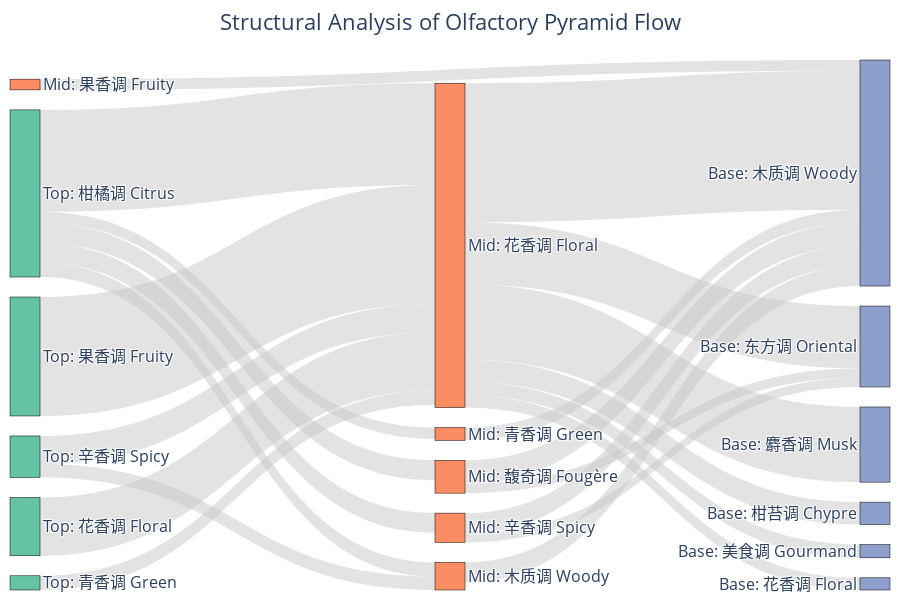

Notebook source saved alongside this figure:
### Markdown cell above
Finally, we turn our attention to the internal structure of perfumes, using Sankey Diagrams and Boxplots to explore the flow path of scents and formula complexity.

**Olfactory Flow Path:**
The Sankey diagram vividly illustrates the evolutionary logic of perfumes from **Top -> Middle -> Base notes**.
*   **Classic Path**: The most prominent flow path starts with **Citrus/Fruity** notes, transitions to a **Floral** core, and finally settles into a **Musk/Woody** base. This "Fresh-Soft-Warm" three-stage structure constitutes the mainstream skeleton of modern commercial perfumes.
*   **Structural Differences**: We observe that male perfumes tend towards the hard lines of "Citrus -> Aromatic/Spicy -> Woody", while female perfumes present more of the soft curves of "Fruity -> Floral -> Musk/Amber".
*   **Neutral Aesthetics**: Neutral perfumes showcase a unique beauty of balance, often opening with fresh **Citrus** or **Green** notes, blending **Floral** and **Woody** characteristics in the middle, and finally returning to the steadiness of **Musk** or **Woody** notes, breaking the traditional olfactory boundaries of gender.

**Formula Complexity:**
We measure "complexity" by calculating the number of ingredients contained in each perfume and use boxplots to compare the formula richness of different fragrance families.
*   **Spectrum of Complexity**: **Chypre** and **Oriental** notes typically possess the highest median number of ingredients, representing the traditional aesthetic of grand structures and rich layers.
*   **Minimalism**: In contrast, **Fresh** notes or single floral perfumes have simpler formulas, emphasizing the purity of a single element.
*   **Dispersion**: The distribution range of the boxplot also reveals that certain fragrance families (such as Woody notes) have great elasticity in formula complexity, ranging from minimalist modern works to complex classical pieces.

The figures below display the Sankey diagram of the three-note flow and the complexity distribution of different fragrance types:

### Code cell
# Sankey Diagram - Olfactory Pyramid Structure Analysis

def get_dominant_class_en(notes_str):
    if pd.isna(notes_str): return None
    notes = [n.strip() for n in notes_str.replace('、', ',').split(',')]
    classes = [note_class_map.get(n, '其他') for n in notes]
    if not classes: return 'Other'
    dom_class = Counter(classes).most_common(1)[0][0]
    trans_map = {
        '花香调': '花香调 Floral', '木质调': '木质调 Woody', '东方调': '东方调 Oriental', 
        '柑橘调': '柑橘调 Citrus', '果香调': '果香调 Fruity', '馥奇调': '馥奇调 Fougère', 
        '绿叶调': '绿叶调 Green', '水生调': '水生调 Aquatic', '甘苔调': '甘苔调 Chypre', 
        '皮革调': '皮革调 Leather', '美食调': '美食调 Gourmand', '辛香调': '辛香调 Spicy',
        '醛香调': '醛香调 Aldehyde', '素心兰调': '素心兰调 Chypre', '清新调': '清新调 Fresh', 
        '其他': '其他 Other',
        '木质香调': '木质调 Woody', '美食香调': '美食调 Gourmand', '皮革香调': '皮革调 Leather', 
        '青香调': '青香调 Green', '海洋调': '海洋调 Marine', '麝香调': '麝香调 Musk', 
        '柑苔香调': '柑苔调 Chypre', '树脂调': '树脂调 Resinous', '概念性': '概念性 Conceptual'
    }
    if dom_class not in trans_map and dom_class in class_trans:
        val = class_trans[dom_class]
        if '\n' in val:
            trans_map[dom_class] = val.replace('\n', ' ')
    return trans_map.get(dom_class, dom_class)

sankey_data = []
for _, row in df_1976.iterrows():
    top = get_dominant_class_en(row['top_notes'])
    mid = get_dominant_class_en(row['middle_notes'])
    base = get_dominant_class_en(row['base_notes'])
    if top and mid:
        sankey_data.append({'source': f"Top: {top}", 'target': f"Mid: {mid}", 'value': 1})
    if mid and base:
        sankey_data.append({'source': f"Mid: {mid}", 'target': f"Base: {base}", 'value': 1})

df_sankey = pd.DataFrame(sankey_data)
df_sankey = df_sankey.groupby(['source', 'target']).count().reset_index()
df_sankey = df_sankey[df_sankey['value'] > 30] 

all_nodes = list(pd.concat([df_sankey['source'], df_sankey['target']]).unique())
node_map = {node: i for i, node in enumerate(all_nodes)}
node_colors = ["#66c2a5" if "Top" in n else "#fc8d62" if "Mid" in n else "#8da0cb" for n in all_nodes]

fig = go.Figure(data=[go.Sankey(
    node = dict(
      pad = 20,
      thickness = 30,
      line = dict(color = "black", width = 0.5),
      label = all_nodes,
      color = node_colors
    ),
    link = dict(
      source = [node_map[s] for s in df_sankey['source']],
      target = [node_map[t] for t in df_sankey['target']],
      value = df_sankey['value'],
      color = "rgba(200, 200, 200, 0.5)" 
  ))])

fig.update_layout(
    title={'text': "Structural Analysis of Olfactory Pyramid Flow", 'x': 0.5, 'xanchor': 'center'},
    font_size=16,
    width=900,
    height=600,
    template='plotly_white',
    margin=dict(t=60, l=10, r=10, b=10)
)
fig.write_image("img/Olfactory_Pyramid_Sankey.png", scale=3)
fig.show()

### Figure 1 — Plotly figure (JSON) as saved in the notebook; plotly's stock layout.template omitted (floating-point values rounded to 4 significant figures)
{"data": [{"link": {"color": "rgba(200, 200, 200, 0.5)", "source": [0, 1, 2, 2, 2, 2, 2, 2, 3, 3, 4, 5, 5, 6, 7, 7, 7, 7, 7, 8, 9, 9, 10], "target": [11, 11, 12, 11, 13, 14, 15, 16, 12, 11, 11, 12, 11, 2, 0, 2, 3, 4, 5, 2, 0, 2, 2], "value": [69, 37, 215, 479, 77, 46, 42, 259, 31, 70, 44, 33, 80, 410, 49, 351, 68, 39, 69, 201, 46, 97, 49]}, "node": {"color": ["#fc8d62", "#fc8d62", "#fc8d62", "#fc8d62", "#fc8d62", "#fc8d62", "#66c2a5", "#66c2a5", "#66c2a5", "#66c2a5", "#66c2a5", "#8da0cb", "#8da0cb", "#8da0cb", "#8da0cb", "#8da0cb", "#8da0cb"], "label": ["Mid: 木质调 Woody", "Mid: 果香调 Fruity", "Mid: 花香调 Floral", "Mid: 辛香调 Spicy", "Mid: 青香调 Green", "Mid: 馥奇调 Fougère", "Top: 果香调 Fruity", "Top: 柑橘调 Citrus", "Top: 花香调 Floral", "Top: 辛香调 Spicy", "Top: 青香调 Green", "Base: 木质调 Woody", "Base: 东方调 Oriental", "Base: 柑苔调 Chypre", "Base: 美食调 Gourmand", "Base: 花香调 Floral", "Base: 麝香调 Musk"], "line": {"color": "black", "width": 0.5}, "pad": 20, "thickness": 30}, "type": "sankey"}], "layout": {"font": {"size": 16}, "height": 600, "margin": {"b": 10, "l": 10, "r": 10, "t": 60}, "title": {"text": "Structural Analysis of Olfactory Pyramid Flow", "x": 0.5, "xanchor": "center"}, "width": 900}}
